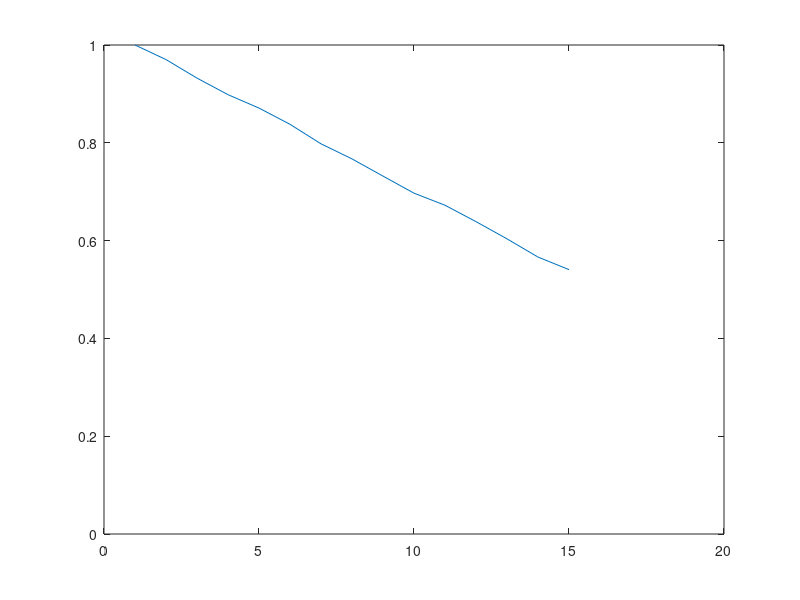

Recreate this plot in MATLAB.
clear all


TotTime=1000;
MeanStart=TotTime/4;
MeanDur=300;
DurStd=100;


Num=10000;

% Form=randn(Num,1)*TotTime/10+MeanStart;
Form=rand(Num,1)*TotTime;
hist(Form)
Dur=randn(Num,1)*DurStd+MeanDur;
% Dur=ones(Num,1)*500;
Dur(Dur<0)=0;
hist(Dur,0:max(Dur)/20:max(Dur))
Lost=Form+Dur;
hist(Lost)

NumOn=zeros(TotTime,1);
for i = 1:TotTime
   On=Form<=i & Lost>i;
   NumOn(i)=sum(On);    
end
bar(NumOn)


%% Probe
StartProbe=TotTime/2;
NumProbe=15;
Int=10;
Times=StartProbe+(0:NumProbe-1)*Int;

for i = 1:NumProbe
    Time=Times(i);
    ProbeOn(:,i)=Form<=Time & Lost>Time;
end

%% Stats
Starters=ProbeOn(ProbeOn(:,1),:);
NumStart=mean(ProbeOn(:,1));
mStarters=mean(Starters,1);
plot(mStarters) 
ylim([0 1])


%% Translate probability of elimination / time into mean duration
%%Prob at time = proportion of time

TimeProbed=(1:NumProbe-1)*Int;
GuessDur=TimeProbed./(1-mStarters(2:NumProbe))




%% conclusions
%{
Short intervals are subject to noise.  However, the more durations there are 
that are shorter then the interval, the more more the prediction of average
duration will be biased by the shape of the duration distribution.

%}

